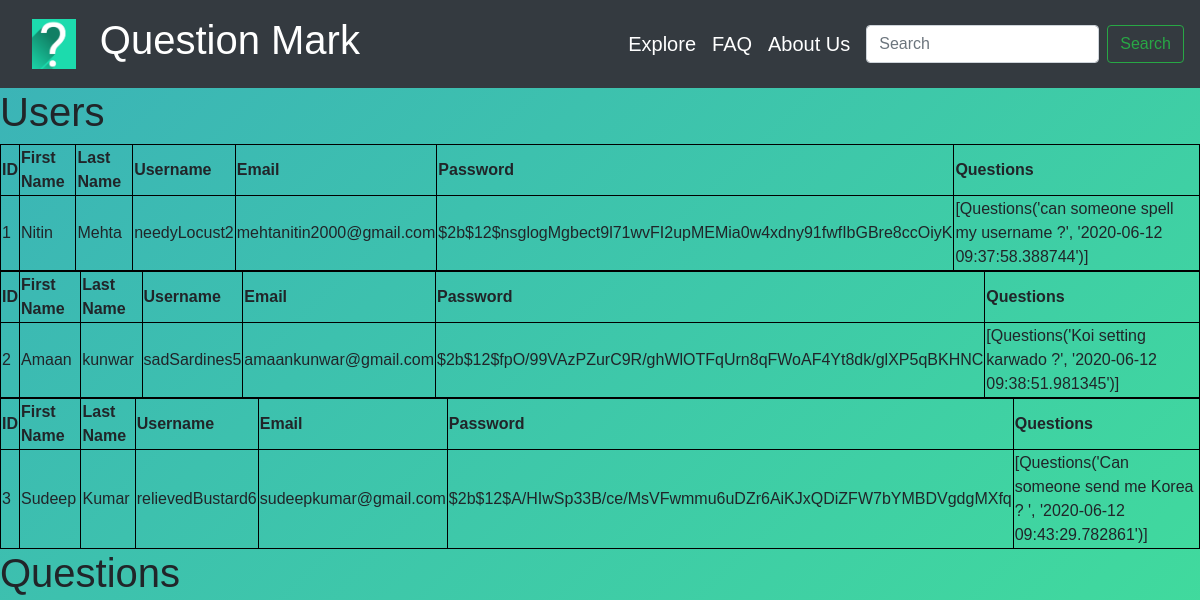
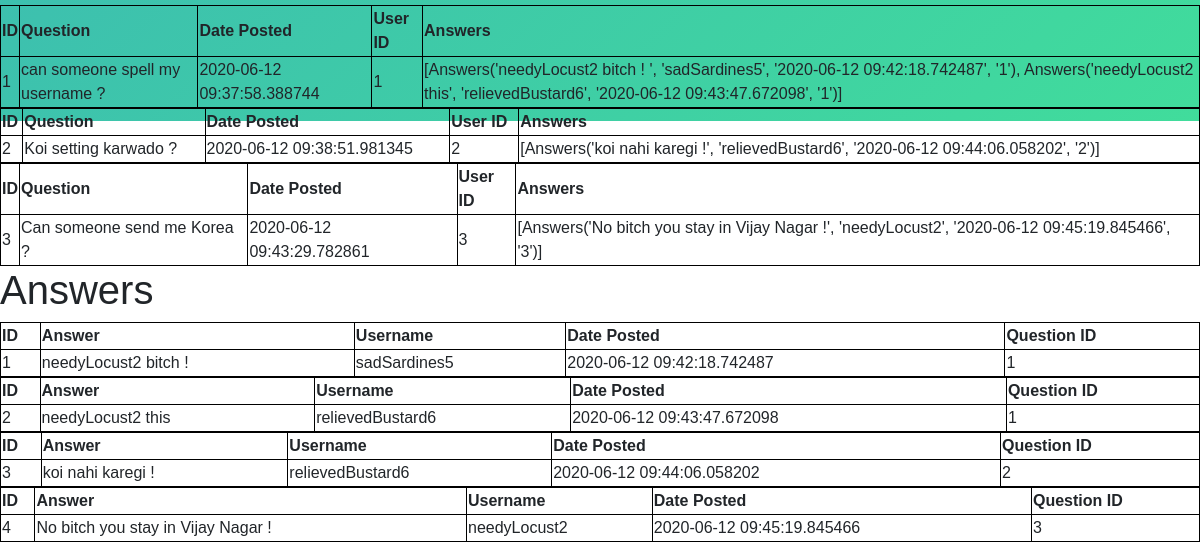
/users, run on an earlier commit of the app's database (2 pictures, top to bottom).
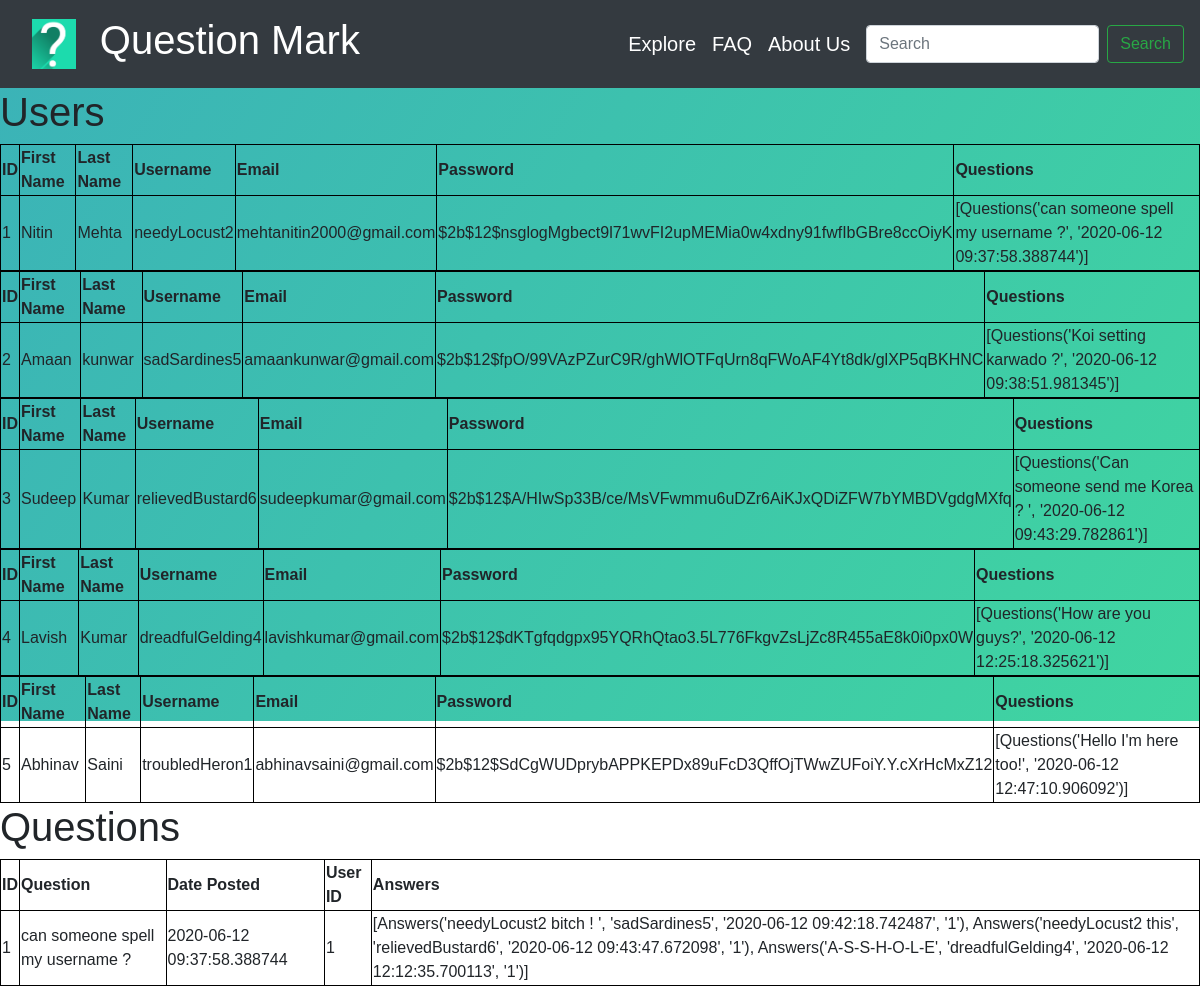
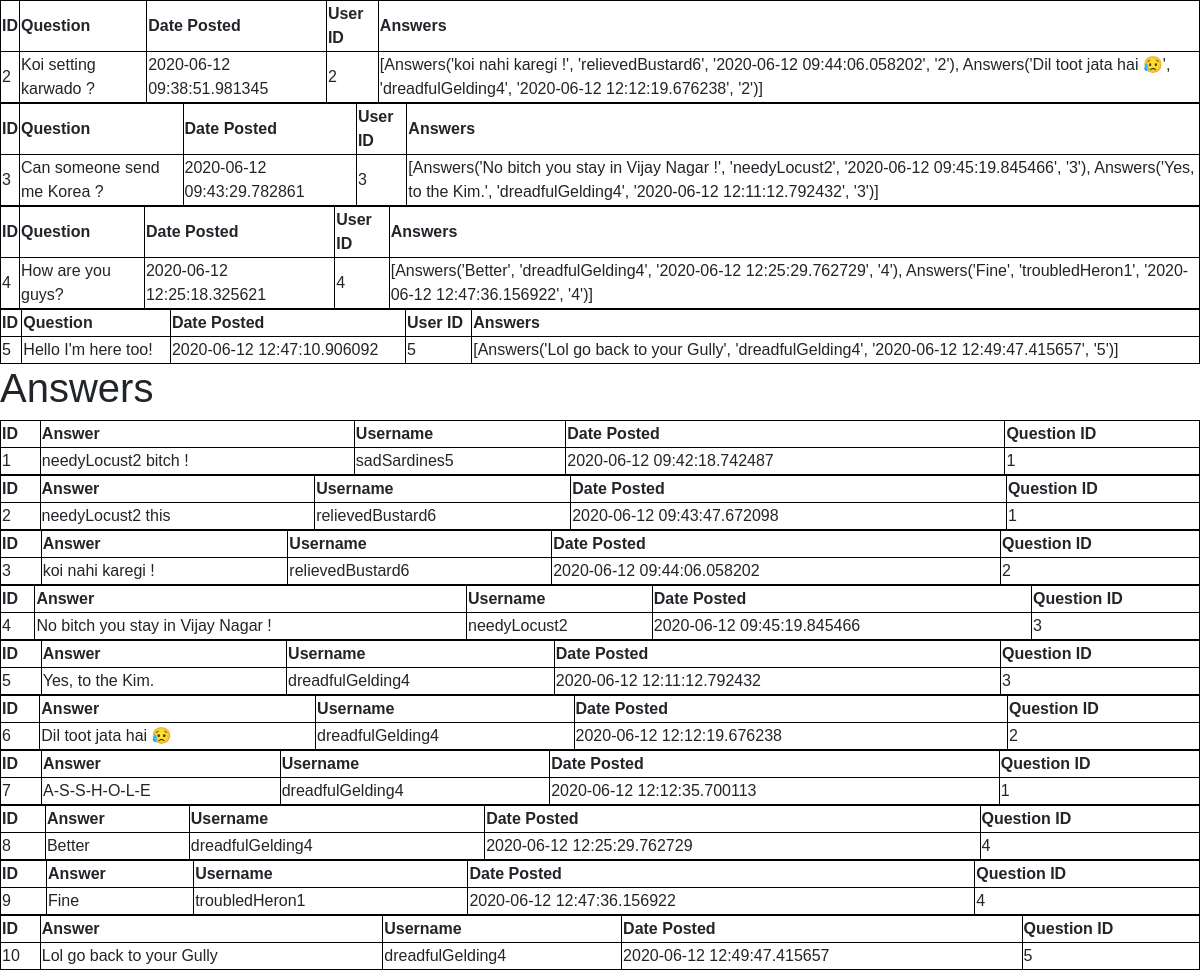
And on a later commit of the database (2 pictures, top to bottom).
### Question_Mark/models.py (models this page shows, shortened)
class User(db.Model, UserMixin):
    id = db.Column(db.Integer, primary_key=True)
    first_name = db.Column(db.String(30), unique=False, nullable=False)
    last_name = db.Column(db.String(30), unique=False, nullable=False)
    username = db.Column(db.String(30), unique=True, nullable=False)
    email = db.Column(db.String(120), unique=True, nullable=False)
    image_file = db.Column(db.String(20), nullable=False, default="default.jpg")
    password = db.Column(db.String(60), nullable=False)
    questions = db.relationship("Questions", backref="author", lazy=True)

class Questions(db.Model):
    __searchable__ = ["question"]
    id = db.Column(db.Integer, primary_key=True)
    question = db.Column(db.Text, nullable=False)
    date_posted = db.Column(db.DateTime, nullable=False, default=datetime.utcnow)
    user_id = db.Column(db.Integer, db.ForeignKey("user.id"), nullable=False)
    answers = db.relationship("Answers", backref="writer", lazy=True)
    def __repr__(self):
        return f"Questions('{self.question}', '{self.date_posted}')"

class Answers(db.Model):
    id = db.Column(db.Integer, primary_key=True)
    answer = db.Column(db.Text, nullable=False)
    username = db.Column(
        db.String(30), nullable=False
    )  ## Username of the user who answered the question
    date_posted = db.Column(db.DateTime, nullable=False, default=datetime.utcnow)
    quest_id = db.Column(db.Integer, db.ForeignKey("questions.id"), nullable=False)
    def __repr__(self):
        return f"Answers('{self.answer}', '{self.username}', '{self.date_posted}', '{self.quest_id}')"

### Question_Mark/routes.py (the view)
@app.route("/users")
def users():
    users = User.query.all()
    questions = Questions.query.all()
    answers = Answers.query.all()
    return render_template(
        "users.html", title="Users", users=users, questions=questions, answers=answers
    )

### Question_Mark/templates/users.html (shortened to what this page needs)
{% extends "layout.html" %}
{%block content %}
<div class="page-header">
    <h1>Users</h1>
    {% for user in users %}
    <table style="width:100%">
        <tr>
            <th>ID</th>
            <th>First Name</th>
            <th>Last Name</th>
            <th>Username</th>
            <th>Email</th>
            <th>Password</th>
            <th>Questions</th>
        </tr>
        <tr>
            <td>{{ user.id }}</td>
            <td>{{ user.first_name }}</td>
            <td>{{ user.last_name }}</td>
            <td>{{ user.username }}</td>
            <td>{{ user.email }}</td>
            <td>{{ user.password }}</td>
            <td>{{ user.questions }}</td>
        </tr>
    </table>
    {% endfor %}
</div>
<div class="page-header">
    <h1>Questions</h1>
    {% for question in questions %}
    <table style="width:100%">
        <tr>
            <th>ID</th>
            <th>Question</th>
            <th>Date Posted</th>
            <th>User ID</th>
            <th>Answers</th>
        </tr>
        <tr>
            <td>{{ question.id }}</td>
            <td>{{ question.question }}</td>
            <td>{{ question.date_posted }}</td>
            <td>{{ question.user_id }}</td>
            <td>{{ question.answers }}</td>
        </tr>
    </table>
    {% endfor %}
</div>
<div class="page-header">
    <h1>Answers</h1>
    {% for answer in answers %}
    <table style="width:100%">
        <tr>
            <th>ID</th>
            <th>Answer</th>
            <th>Username</th>
            <th>Date Posted</th>
            <th>Question ID</th>
        </tr>
        <tr>
            <td>{{ answer.id }}</td>
            <td>{{ answer.answer }}</td>
            <td>{{ answer.username }}</td>
            <td>{{ answer.date_posted }}</td>
            <td>{{ answer.quest_id }}</td>
        </tr>
    </table>
    {% endfor %}
</div>
{% endblock content %}

What changed in the data, as far as the page shows it:
added User: id "4", first_name "Lavish", last_name "Kumar", username "dreadfulGelding4", email "lavishkumar@gmail.com", password "$2b$12$dKTgfqdgpx95YQRhQtao3.5L776FkgvZsLjZc8R455aE8k0i0px0W", questions "[Questions('How are you guys?', '2020-06-12 12:25:18.325621')]"
added User: id "5", first_name "Abhinav", last_name "Saini", username "troubledHeron1", email "abhinavsaini@gmail.com", password "$2b$12$SdCgWUDprybAPPKEPDx89uFcD3QffOjTWwZUFoiY.Y.cXrHcMxZ12", questions "[Questions('Hello I'm here too!', '2020-06-12 12:47:10.906092')]"
computed for Questions "can someone spell my username ?": answers "…this', 'relievedBustard6', '2020-06-12 09:43:47.672098', '1')]" → "…this', 'relievedBustard6', '2020-06-12 09:43:47.672098', '1'), Answers('A-S-S-H-O-L-E', 'dreadfulGelding4', '2020-06-12 12:12:35.700113', '1')]"
computed for Questions "Koi setting karwado ?": answers "[Answers('koi nahi karegi !', 'relievedBustard6', '2020-06-12 09:44:06.058202', '2')]" → "…!', 'relievedBustard6', '2020-06-12 09:44:06.058202', '2'), Answers('Dil toot jata hai 😥', 'dreadfulGelding4', '2020-06-12 12:12:19.676238', '2')]"
computed for Questions "Can someone send me Korea ?": answers "[Answers('No bitch you stay in Vijay Nagar !', 'needyLocust2', '2020-06-12 09:45:19.845466', '3')]" → "…!', 'needyLocust2', '2020-06-12 09:45:19.845466', '3'), Answers('Yes, to the Kim.', 'dreadfulGelding4', '2020-06-12 12:11:12.792432', '3')]"
added Questions: id "4", question "How are you guys?", date_posted "2020-06-12 12:25:18.325621", user_id "4", answers "[Answers('Better', 'dreadfulGelding4', '2020-06-12 12:25:29.762729', '4'), Answers('Fine', 'troubledHeron1', '2020-06-12 12:47:36.156922', '4')]"
added Questions: id "5", question "Hello I'm here too!", date_posted "2020-06-12 12:47:10.906092", user_id "5", answers "[Answers('Lol go back to your Gully', 'dreadfulGelding4', '2020-06-12 12:49:47.415657', '5')]"
added Answers: id "5", answer "Yes, to the Kim.", username "dreadfulGelding4", date_posted "2020-06-12 12:11:12.792432", quest_id "3"
added Answers: id "6", answer "Dil toot jata hai 😥", username "dreadfulGelding4", date_posted "2020-06-12 12:12:19.676238", quest_id "2"
added Answers: id "7", answer "A-S-S-H-O-L-E", username "dreadfulGelding4", date_posted "2020-06-12 12:12:35.700113", quest_id "1"
added Answers: id "8", answer "Better", username "dreadfulGelding4", date_posted "2020-06-12 12:25:29.762729", quest_id "4"
added Answers: id "9", answer "Fine", username "troubledHeron1", date_posted "2020-06-12 12:47:36.156922", quest_id "4"
added Answers: id "10", answer "Lol go back to your Gully", username "dreadfulGelding4", date_posted "2020-06-12 12:49:47.415657", quest_id "5"
